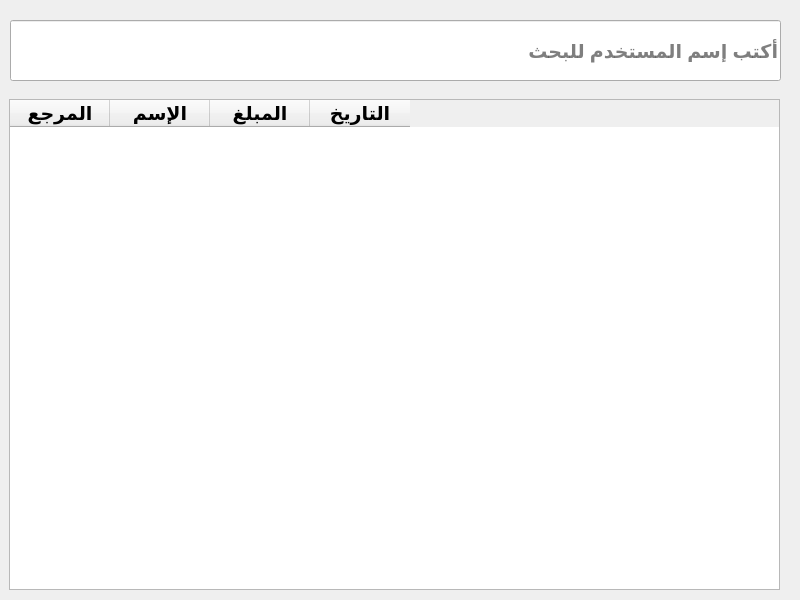
<?xml version="1.0" encoding="UTF-8"?>
<ui version="4.0">
 <class>Form</class>
 <widget class="QWidget" name="Form">
  <property name="geometry">
   <rect>
    <x>0</x>
    <y>0</y>
    <width>800</width>
    <height>600</height>
   </rect>
  </property>
  <property name="minimumSize">
   <size>
    <width>800</width>
    <height>600</height>
   </size>
  </property>
  <property name="maximumSize">
   <size>
    <width>800</width>
    <height>600</height>
   </size>
  </property>
  <property name="windowTitle">
   <string>Form</string>
  </property>
  <widget class="QWidget" name="horizontalLayoutWidget">
   <property name="geometry">
    <rect>
     <x>10</x>
     <y>20</y>
     <width>771</width>
     <height>61</height>
    </rect>
   </property>
   <layout class="QHBoxLayout" name="horizontalLayout">
    <item>
     <widget class="QLineEdit" name="search_box">
      <property name="sizePolicy">
       <sizepolicy hsizetype="Expanding" vsizetype="Expanding">
        <horstretch>0</horstretch>
        <verstretch>0</verstretch>
       </sizepolicy>
      </property>
      <property name="maximumSize">
       <size>
        <width>1300</width>
        <height>16777215</height>
       </size>
      </property>
      <property name="font">
       <font>
        <pointsize>14</pointsize>
        <bold>true</bold>
       </font>
      </property>
      <property name="placeholderText">
       <string>أكتب إسم المستخدم للبحث</string>
      </property>
     </widget>
    </item>
   </layout>
  </widget>
  <widget class="QWidget" name="verticalLayoutWidget">
   <property name="geometry">
    <rect>
     <x>9</x>
     <y>99</y>
     <width>771</width>
     <height>491</height>
    </rect>
   </property>
   <layout class="QVBoxLayout" name="verticalLayout">
    <item>
     <widget class="QTableWidget" name="items_table">
      <property name="font">
       <font>
        <pointsize>14</pointsize>
        <bold>true</bold>
       </font>
      </property>
      <column>
       <property name="text">
        <string>المرجع</string>
       </property>
      </column>
      <column>
       <property name="text">
        <string>الإسم</string>
       </property>
      </column>
      <column>
       <property name="text">
        <string>المبلغ</string>
       </property>
      </column>
      <column>
       <property name="text">
        <string>التاريخ</string>
       </property>
      </column>
     </widget>
    </item>
   </layout>
  </widget>
 </widget>
 <resources/>
 <connections/>
</ui>
